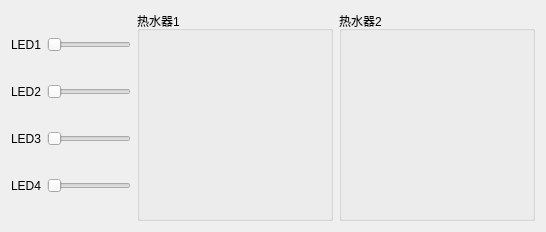
              <widget class="QWidget" name="page_2">
               <layout class="QGridLayout" name="gridLayout_12">
                <item row="0" column="0">
                 <layout class="QHBoxLayout" name="horizontalLayout_40" stretch="1,1,1">
                  <item>
                   <layout class="QVBoxLayout" name="verticalLayout_17">
                    <item>
                     <layout class="QHBoxLayout" name="horizontalLayout_36">
                      <item>
                       <widget class="QLabel" name="label_11">
                        <property name="text">
                         <string>LED1</string>
                        </property>
                       </widget>
                      </item>
                      <item>
                       <widget class="QSlider" name="hsLed">
                        <property name="maximum">
                         <number>255</number>
                        </property>
                        <property name="orientation">
                         <enum>Qt::Horizontal</enum>
                        </property>
                       </widget>
                      </item>
                     </layout>
                    </item>
                    <item>
                     <layout class="QHBoxLayout" name="horizontalLayout_37">
                      <item>
                       <widget class="QLabel" name="label_17">
                        <property name="text">
                         <string>LED2</string>
                        </property>
                       </widget>
                      </item>
                      <item>
                       <widget class="QSlider" name="hsLed_2">
                        <property name="maximum">
                         <number>255</number>
                        </property>
                        <property name="orientation">
                         <enum>Qt::Horizontal</enum>
                        </property>
                       </widget>
                      </item>
                     </layout>
                    </item>
                    <item>
                     <layout class="QHBoxLayout" name="horizontalLayout_38">
                      <item>
                       <widget class="QLabel" name="label_23">
                        <property name="text">
                         <string>LED3</string>
                        </property>
                       </widget>
                      </item>
                      <item>
                       <widget class="QSlider" name="hsLed_3">
                        <property name="maximum">
                         <number>255</number>
                        </property>
                        <property name="orientation">
                         <enum>Qt::Horizontal</enum>
                        </property>
                       </widget>
                      </item>
                     </layout>
                    </item>
                    <item>
                     <layout class="QHBoxLayout" name="horizontalLayout_39">
                      <item>
                       <widget class="QLabel" name="label_24">
                        <property name="text">
                         <string>LED4</string>
                        </property>
                       </widget>
                      </item>
                      <item>
                       <widget class="QSlider" name="hsLed_4">
                        <property name="maximum">
                         <number>255</number>
                        </property>
                        <property name="orientation">
                         <enum>Qt::Horizontal</enum>
                        </property>
                       </widget>
                      </item>
                     </layout>
                    </item>
                   </layout>
                  </item>
                  <item>
                   <widget class="QGroupBox" name="groupBox_8">
                    <property name="minimumSize">
                     <size>
                      <width>196</width>
                      <height>210</height>
                     </size>
                    </property>
                    <property name="title">
                     <string>热水器1</string>
                    </property>
                    <layout class="QGridLayout" name="gridLayout_10">
                     <item row="0" column="0">
                      <widget class="RoundProgressBar" name="heater" native="true"/>
                     </item>
                    </layout>
                   </widget>
                  </item>
                  <item>
                   <widget class="QGroupBox" name="groupBox_9">
                    <property name="minimumSize">
                     <size>
                      <width>196</width>
                      <height>210</height>
                     </size>
                    </property>
                    <property name="title">
                     <string>热水器2</string>
                    </property>
                    <layout class="QGridLayout" name="gridLayout_11">
                     <item row="0" column="0">
                      <widget class="RoundProgressBar" name="heater_2" native="true">
                       <property name="minimumSize">
                        <size>
                         <width>167</width>
                         <height>167</height>
                        </size>
                       </property>
                      </widget>
                     </item>
                    </layout>
                   </widget>
                  </item>
                 </layout>
                </item>
               </layout>
              </widget>
